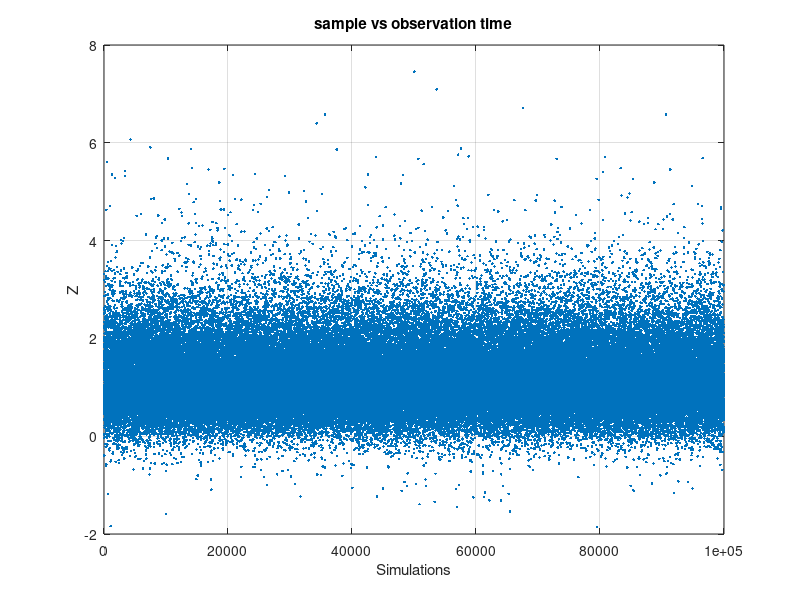
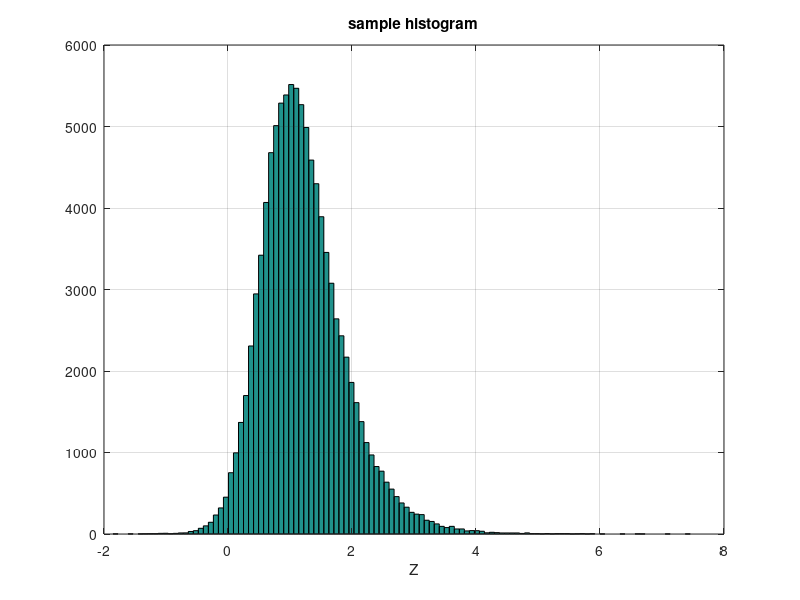
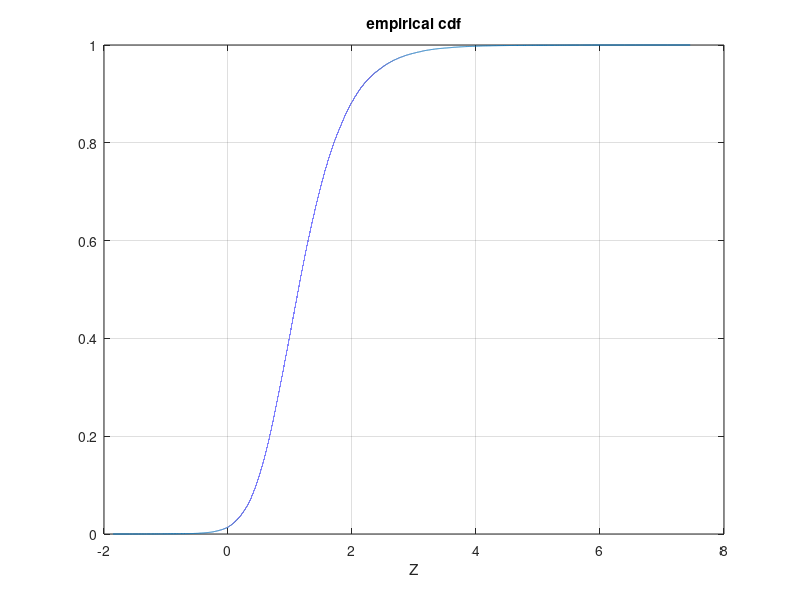
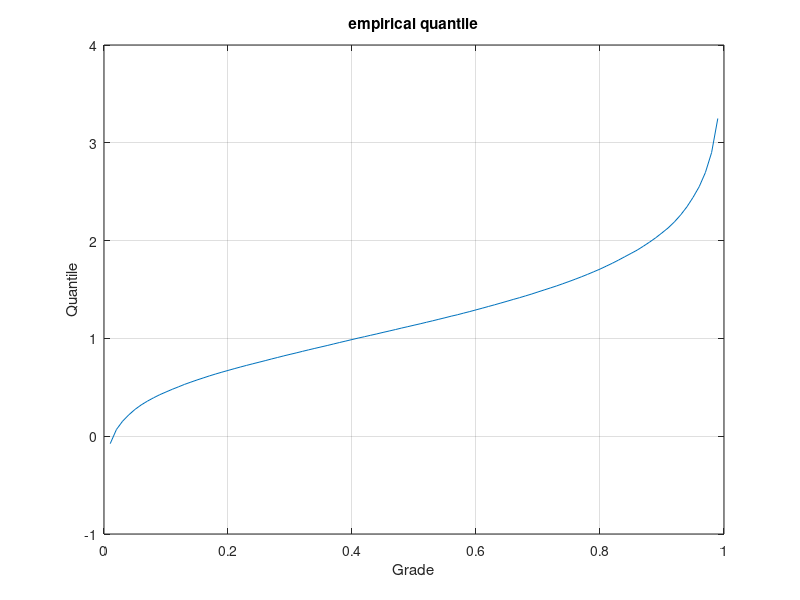

The MATLAB source for these figures, in order:
%%%%%%%%%%%%%%%%%%%%%%%%%%%%%%%%%%%%%%%%%%%%%%%%%%%%%%%%%%%%%%%%%%%%%%%%%%%%%%%%%%%%%%%%%%%%%%%%%%%%%%%%%%%%%%%%%%
% clean up workspace
clear; close all;  clc;

%%%%%%%%%%%%%%%%%%%%%%%%%%%%%%%%%%%%%%%%%%%%%%%%%%%%%%%%%%%%%%%%%%%%%%%%%%%%%%%%%%%%%%%%%%%%%%%%%%%%%%%%%%%%%%%%%%
% define input parameters
NumSimulations=100000; % scalar
mu_St=0;
s2_St=.1;
nu_St=8;  % NOTE: see how the final results change if you increase nu (=4 is enough)

mu_LN=.1;
s2_LN=.2;

%%%%%%%%%%%%%%%%%%%%%%%%%%%%%%%%%%%%%%%%%%%%%%%%%%%%%%%%%%%%%%%%%%%%%%%%%%%%%%%%%%%%%%%%%%%%%%%%%%%%%%%%%%%%%%%%%%
% generate Student sample with above parameters
s_St=sqrt(s2_St);
X=mu_St+s_St*trnd(nu_St,NumSimulations,1);

% generate lognormal sample with above parameters
s_LN=sqrt(s2_LN);
Y=lognrnd(mu_LN,s_LN,NumSimulations,1);

% sum samples
Z=X+Y;

%%%%%%%%%%%%%%%%%%%%%%%%%%%%%%%%%%%%%%%%%%%%%%%%%%%%%%%%%%%%%%%%%%%%%%%%%%%%%%%%%%%%%%%%%%%%%%%%%%%%%%%%%%%%%%%%%%
% plot sample
figure % open new figure
ObservationTime=[1:NumSimulations];
plot(ObservationTime,Z,'.'); 
grid on
xlabel('Simulations')
ylabel('Z')
title('sample vs observation time')

%%%%%%%%%%%%%%%%%%%%%%%%%%%%%%%%%%%%%%%%%%%%%%%%%%%%%%%%%%%%%%%%%%%%%%%%%%%%%%%%%%%%%%%%%%%%%%%%%%%%%%%%%%%%%%%%%%
% plot histogram
NumBins=round(10*log(NumSimulations));
figure % open new figure
hist(Z,NumBins);
grid on
xlabel('Z')
title('sample histogram')

%%%%%%%%%%%%%%%%%%%%%%%%%%%%%%%%%%%%%%%%%%%%%%%%%%%%%%%%%%%%%%%%%%%%%%%%%%%%%%%%%%%%%%%%%%%%%%%%%%%%%%%%%%%%%%%%%%
% plot empirical cdf
figure % open new figure
[f,z]=ecdf(Z);
plot(z,f);
grid on
xlabel('Z')
title('empirical cdf')

%%%%%%%%%%%%%%%%%%%%%%%%%%%%%%%%%%%%%%%%%%%%%%%%%%%%%%%%%%%%%%%%%%%%%%%%%%%%%%%%%%%%%%%%%%%%%%%%%%%%%%%%%%%%%%%%%%
% plot empirical quantile
u=[.01 : .01 : .99];  % range of quantiles (values between zero and one)
q=prctile(Z,u*100);
figure % open new figure
plot(u,q);
grid on
xlabel('Grade')
ylabel('Quantile')
title('empirical quantile')